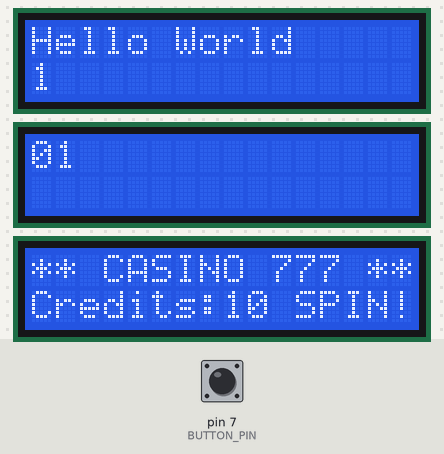
Recording of a sketch running on a simulated Arduino Uno, built with avr-gcc and run on an emulated ATmega328P. Shown: 3 × 16×2 character LCD. The inputs (shaded band) are chosen by the test bench; at power-on: pin 7 (BUTTON_PIN) LOW. Random numbers use the default seed unless the sketch sets one.

Above: at 1.4 s.
1.5 s: pin 7 (BUTTON_PIN) pulled HIGH for 0.15 s
At 4.6 s:
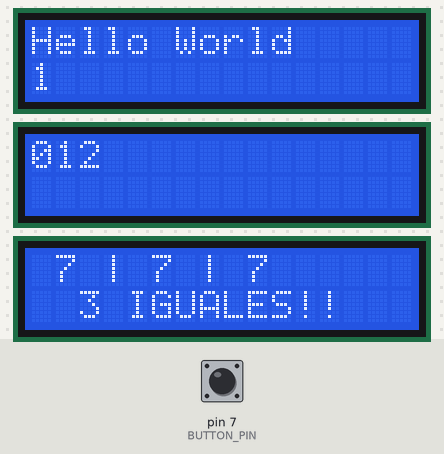
At 13.4 s:
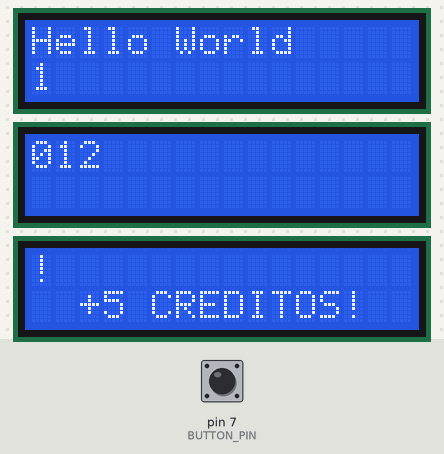

Measured:
- what the display in image 1 shows lasts 0.6 s, from 4.2 s to 4.8 s

The sketch:

lcd-i2c-display-3lcds-tinkercad.ino
```cpp
// include the library code:
#include <Adafruit_LiquidCrystal.h>
// pitches.h not working so sounds are ommited

//const uint16_t NOTE_C2  = 65;
//const uint16_t NOTE_CS2 = 69;
//const uint16_t NOTE_F5  = 698;
//const uint16_t NOTE_FS5 = 740;
//const uint16_t NOTE_GS5 = 831;
//const uint16_t NOTE_A5  = 880;
//const uint16_t NOTE_AS5 = 932;
//const uint16_t NOTE_B5  = 988;
//const uint16_t NOTE_C6  = 1047;

// Connect via i2c, default address #0 (A0-A2 not jumpered)
// Group all instances into a single list named lcds
Adafruit_LiquidCrystal lcds[] = {
  Adafruit_LiquidCrystal(0), // LCD 0: Hello world and count
  Adafruit_LiquidCrystal(1), // LCD 1: Autoscroll
  Adafruit_LiquidCrystal(2)  // LCD 2: Casino
};

// Calculate the number of LCDs dynamically for flexibility
const uint8_t NUM_LCDS = sizeof(lcds) / sizeof(lcds[0]);

// ----------------------------------- Casino Config ---------------------------
const int BUTTON_PIN = 7;
const int BUZZER = 8; // not working
const bool ALWAYS_WIN = false;
const char* symbols[] = { "7", "BAR", "$", "*", "#" };
const int NUM_SYMBOLS  = 5;

//int melody_lose[] = {
//  NOTE_C6, NOTE_B5, NOTE_AS5, NOTE_A5, NOTE_GS5, NOTE_FS5, NOTE_F5, NOTE_C2, NOTE_CS2, NOTE_C2, NOTE_CS2, NOTE_C2, NOTE_CS2, NOTE_C2, NOTE_CS2, NOTE_C2
//};
int durations_lose[] = {
  8, 16, 16, 16, 16, 16, 4, 4, 4, 16, 16, 16, 16, 2, 16, 16
};

//int melody_win[] = {
//  NOTE_C2, NOTE_CS2, NOTE_C2, NOTE_CS2, NOTE_C2
//};
int durations_win[] = {
  16, 16, 16, 16, 16
};

byte starChar[8] = {
  0b00100, 0b10101, 0b01110, 0b11111,
  0b01110, 0b10101, 0b00100, 0b00000
};
byte coinChar[8] = {
  0b01110, 0b10001, 0b10101, 0b10111,
  0b10101, 0b10001, 0b01110, 0b00000
};
byte heartChar[8] = {
  0b00000, 0b01010, 0b11111, 0b11111,
  0b01110, 0b00100, 0b00000, 0b00000
};

// Estado del juego
int  reel[3]       = {0, 0, 0};
bool lastButton    = false;
int  credits       = 10;
bool gameOver      = false;
// ------------------------------------------------------------------------------


// -----------------Function prototypes----------------------------------------
// ### LCD 0: Hello world and count ###
void run_lcd_hello_world(Adafruit_LiquidCrystal& lcd);
void run_lcd_counter(Adafruit_LiquidCrystal& lcd);

// ### LCD 1: Autoscroll ###
void run_lcd_autoscroll(Adafruit_LiquidCrystal& lcd);

// ### LCD 2: Casino ###
void run_lcd_casino(Adafruit_LiquidCrystal& lcd);
void run_ldc_casino_init(Adafruit_LiquidCrystal& lcd);
void run_lcd_casino_showIdle(Adafruit_LiquidCrystal& lcd);
void run_lcd_casino_spinAnimation(Adafruit_LiquidCrystal& lcd);
void run_lcd_casino_showResult(Adafruit_LiquidCrystal& lcd);
void run_lcd_casino_winAnimation(Adafruit_LiquidCrystal& lcd);
void run_lcd_casino_loseAnimation(Adafruit_LiquidCrystal& lcd);
void run_lcd_casino_gameOverScreen(Adafruit_LiquidCrystal& lcd);
void run_lcd_casino_PlayMusic(int melody[], int durations[], int size);
// ------------------------------------------------------------------------------

void setup() {
  Serial.begin(9600); // Initialize serial communication for error messages

  // Global Operations: Loop to handle common setup for all instances
  for (uint8_t i = 0; i < NUM_LCDS; i++) {
    // set up the LCD's number of rows and columns:
    if (!lcds[i].begin(16, 2)) {
      Serial.print("Could not init LCD ");
      Serial.print(i);
      Serial.println(". Check wiring.");
      while(1);
    }

    // Clear and reset the screen for each instance initially
    lcds[i].clear();
  }

  // Display "Hello World" on the first LCD
  run_lcd_hello_world(lcds[0]);
  run_ldc_casino_init(lcds[2]);
}

void loop() {
  // Main Loop Logic: Pass specific list elements to their respective routines
  run_lcd_counter(lcds[0]);
  run_lcd_autoscroll(lcds[1]);
  run_lcd_casino(lcds[2]);
}


// --------------------LCD 0: Hello World and Count--------------------
// [Full Implementation] Displays "Hello World" and a running counter
void run_lcd_hello_world(Adafruit_LiquidCrystal& lcd) {
  // Display message on the first line
  lcd.setCursor(0, 0);
  lcd.print("Hello World");
}

void run_lcd_counter(Adafruit_LiquidCrystal& lcd) {
  // Display the running counter on the second line
  lcd.setCursor(0, 1);
  lcd.print(millis() / 1000);
}

// If 500ms haven't passed, the function returns instantly without blocking.
void run_lcd_autoscroll(Adafruit_LiquidCrystal& lcd) {
  // Static variables to remember the state between each loop() cycle
  static uint32_t previous_time = 0;
  static uint8_t state = 0;       // 0 = first loop, 1 = second loop (autoscroll), 2 = clear
  static uint8_t thisChar = 0;    // Current character to be printed

  const uint32_t interval = 500; // 500 ms wait time
  uint32_t current_time = millis();

  // Only execute if 500ms have passed
  if (current_time - previous_time >= interval) {
    previous_time = current_time; // Save the new time

    // State machine to not block the loop of other LCDs
    switch (state) {
      case 0: // Equivalent to the first for-loop
        if (thisChar == 0) {
          lcd.setCursor(0, 0);
        }
        lcd.print(thisChar);
        thisChar++;

        if (thisChar >= 10) {
          state = 1;       // Move to the next state
          thisChar = 0;    // Reset character counter
          lcd.setCursor(16, 1);
          lcd.autoscroll();
        }
        break;

      case 1: // Equivalent to the second for-loop (with autoscroll)
        lcd.print(thisChar);
        thisChar++;

        if (thisChar >= 10) {
          state = 2;       // Move to the final clear state
          thisChar = 0;
        }
        break;

      case 2: // Equivalent to the final part
        lcd.noAutoscroll();
        lcd.clear();
        state = 0;         // Start over from scratch
        break;
    }
  }
}


// [Full Implementation] Casino-style slot machine animation
void run_lcd_casino(Adafruit_LiquidCrystal& lcd) {
  if (gameOver) {
    run_lcd_casino_gameOverScreen(lcd);
    return;
  }

  bool currentButton = (digitalRead(BUTTON_PIN) == HIGH);

  // Flanco de subida: botón recién presionado
  if (currentButton && !lastButton) {
    delay(50); // debounce
    if (digitalRead(BUTTON_PIN) == HIGH) {
      credits--;         // Cuesta 1 crédito jugar
      run_lcd_casino_spinAnimation(lcd);   // Animación girando
      run_lcd_casino_showResult(lcd);      // Muestra resultado y decide ganador

      if (credits <= 0) {
        gameOver = true;
      }
    }
  }

  lastButton = currentButton;
}

void run_ldc_casino_init(Adafruit_LiquidCrystal& lcd) {
  // Casino Initial Pin Setup
  pinMode(BUTTON_PIN, INPUT);
  randomSeed(analogRead(A0));

  lcds[2].createChar(0, starChar);
  lcds[2].createChar(1, coinChar);
  lcds[2].createChar(2, heartChar);
  run_lcd_casino_showIdle(lcds[2]);
}

// Pantalla de espera del Casino
void run_lcd_casino_showIdle(Adafruit_LiquidCrystal& lcd) {
  lcd.clear();
  lcd.setCursor(0, 0);
  lcd.print("** CASINO 777 **");
  lcd.setCursor(0, 1);
  lcd.print("Credits:");
  lcd.print(credits);
  lcd.print(" SPIN!");
}

// Animación de los rodillos girando
void run_lcd_casino_spinAnimation(Adafruit_LiquidCrystal& lcd) {
  int spinSteps = 18;   // Cuántas veces "gira"
  int delayMs   = 80;   // Velocidad inicial rápida

  for (int step = 0; step < spinSteps; step++) {
    int s0 = random(NUM_SYMBOLS);
    int s1 = random(NUM_SYMBOLS);
    int s2 = random(NUM_SYMBOLS);

    lcd.clear();
    lcd.setCursor(0, 0);
    lcd.print("  SPINNING...   ");
    lcd.setCursor(0, 1);

    String line = " ";
    line += symbols[s0];
    line += " | ";
    line += symbols[s1];
    line += " | ";
    line += symbols[s2];
    while (line.length() < 16) line += " ";
    lcd.print(line.substring(0, 16));

    if (step > spinSteps / 2) delayMs += 15;
    delay(delayMs);
  }

  if (ALWAYS_WIN) {
    int winner = random(NUM_SYMBOLS);
    reel[0] = winner;
    reel[1] = winner;
    reel[2] = winner;
  } else {
    reel[0] = random(NUM_SYMBOLS);
    reel[1] = random(NUM_SYMBOLS);
    reel[2] = random(NUM_SYMBOLS);
  }
}

void run_lcd_casino_PlayMusic(int melody[], int durations[], int size) {
  for (int note = 0; note < size; note++) {
    int duration = 1000 / durations[note];
    tone(BUZZER, melody[note], duration);
    int pauseBetweenNotes = duration * 1.30;
    delay(pauseBetweenNotes);
    noTone(BUZZER);
  }
}

// Muestra el resultado y decide si ganó
void run_lcd_casino_showResult(Adafruit_LiquidCrystal& lcd) {
  bool win = (reel[0] == reel[1] && reel[1] == reel[2]);

  lcd.clear();
  lcd.setCursor(0, 0);
  String line = " ";
  line += symbols[reel[0]];
  line += " | ";
  line += symbols[reel[1]];
  line += " | ";
  line += symbols[reel[2]];
  while (line.length() < 16) line += " ";
  lcd.print(line.substring(0, 16));

  lcd.setCursor(0, 1);
  if (win) {
    credits += 5;
    lcd.print("  3 IGUALES!!   ");
    delay(600);
    run_lcd_casino_winAnimation(lcd);
  } else {
    lcd.print(" Credits:");
    lcd.print(credits);
    lcd.print("     ");
    delay(800);
    run_lcd_casino_loseAnimation(lcd);
  }

  delay(400);
  run_lcd_casino_showIdle(lcd);
}

// Animación de victoria
void run_lcd_casino_winAnimation(Adafruit_LiquidCrystal& lcd) {
  String frames[] = {
    "*** YOU WIN! ***",
    "  * YOU WIN! *  ",
    "*** YOU WIN! ***",
    "  * YOU WIN! *  ",
  };
  //run_lcd_casino_PlayMusic(melody_win, durations_win, sizeof(melody_win)/sizeof(int));

  for (int rep = 0; rep < 5; rep++) {
    for (int f = 0; f < 4; f++) {
      lcd.clear();
      lcd.setCursor(0, 0);
      lcd.print(frames[f]);
      lcd.setCursor(0, 1);
      lcd.print("  +5 CREDITOS!  ");
      delay(200);
    }
  }

  lcd.clear();
  String msg = "                YOU WIN!!               ";
  for (int i = 0; i < (int)msg.length() - 15; i++) {
    lcd.setCursor(0, 0);
    lcd.print(msg.substring(i, i + 16));
    lcd.setCursor(0, 1);
    lcd.print("  +5 CREDITOS!  ");
    delay(120);
  }
}

// Animación de derrota
void run_lcd_casino_loseAnimation(Adafruit_LiquidCrystal& lcd) {
  //run_lcd_casino_PlayMusic(melody_lose, durations_lose, sizeof(melody_lose)/sizeof(int));
  lcd.clear();
  lcd.setCursor(0, 0);
  lcd.print("   Suerte la   ");
  lcd.setCursor(0, 1);
  lcd.print(" proxima vez :(");
  delay(1000);

  for (int i = 0; i < 3; i++) {
    lcd.noDisplay();
    delay(150);
    lcd.display();
    delay(150);
  }
}

// Pantalla de game over
void run_lcd_casino_gameOverScreen(Adafruit_LiquidCrystal& lcd) {
  lcd.clear();
  lcd.setCursor(0, 0);
  lcd.print("  -- GAME  --   ");
  lcd.setCursor(0, 1);
  lcd.print("  -- OVER  --   ");
  delay(600);
  lcd.clear();
  lcd.setCursor(0, 0);
  lcd.print("  Sin creditos  ");
  lcd.setCursor(0, 1);
  lcd.print("Reset p/ jugar  ");
  while (true) {
    delay(1000);
  }
}
```
